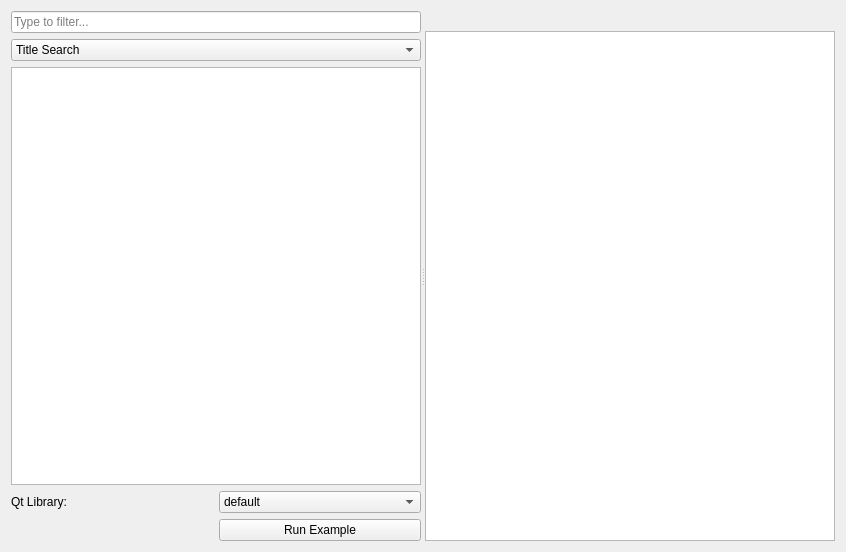
<?xml version="1.0" encoding="UTF-8"?>
<ui version="4.0">
 <class>Form</class>
 <widget class="QWidget" name="Form">
  <property name="geometry">
   <rect>
    <x>0</x>
    <y>0</y>
    <width>846</width>
    <height>552</height>
   </rect>
  </property>
  <property name="windowTitle">
   <string>PyQtGraph</string>
  </property>
  <layout class="QGridLayout" name="gridLayout_2">
   <item row="1" column="0">
    <widget class="QSplitter" name="splitter">
     <property name="orientation">
      <enum>Qt::Horizontal</enum>
     </property>
     <widget class="QWidget" name="layoutWidget">
      <layout class="QGridLayout" name="gridLayout">
       <item row="4" column="1">
        <widget class="QComboBox" name="qtLibCombo">
         <item>
          <property name="text">
           <string>default</string>
          </property>
         </item>
         <item>
          <property name="text">
           <string>PyQt5</string>
          </property>
         </item>
         <item>
          <property name="text">
           <string>PySide2</string>
          </property>
         </item>
         <item>
          <property name="text">
           <string>PySide6</string>
          </property>
         </item>
         <item>
          <property name="text">
           <string>PyQt6</string>
          </property>
         </item>
        </widget>
       </item>
       <item row="6" column="1">
        <widget class="QPushButton" name="loadBtn">
         <property name="text">
          <string>Run Example</string>
         </property>
        </widget>
       </item>
       <item row="3" column="0" colspan="2">
        <widget class="QTreeWidget" name="exampleTree">
         <attribute name="headerVisible">
          <bool>false</bool>
         </attribute>
         <column>
          <property name="text">
           <string notr="true">1</string>
          </property>
         </column>
        </widget>
       </item>
       <item row="4" column="0">
        <widget class="QLabel" name="label">
         <property name="text">
          <string>Qt Library:</string>
         </property>
        </widget>
       </item>
       <item row="0" column="0" colspan="2">
        <widget class="QLineEdit" name="exampleFilter">
         <property name="placeholderText">
          <string>Type to filter...</string>
         </property>
        </widget>
       </item>
       <item row="1" column="0" colspan="2">
        <widget class="QComboBox" name="searchFiles">
         <item>
          <property name="text">
           <string>Title Search</string>
          </property>
         </item>
         <item>
          <property name="text">
           <string>Content Search</string>
          </property>
         </item>
        </widget>
       </item>
      </layout>
     </widget>
     <widget class="QWidget" name="layoutWidget">
      <layout class="QVBoxLayout" name="verticalLayout">
       <item>
        <widget class="QLabel" name="loadedFileLabel">
         <property name="font">
          <font>
           <bold>true</bold>
          </font>
         </property>
         <property name="text">
          <string/>
         </property>
         <property name="alignment">
          <set>Qt::AlignCenter</set>
         </property>
        </widget>
       </item>
       <item>
        <widget class="QPlainTextEdit" name="codeView">
         <property name="font">
          <font>
           <family>Courier New</family>
          </font>
         </property>
        </widget>
       </item>
      </layout>
     </widget>
    </widget>
   </item>
  </layout>
 </widget>
 <resources/>
 <connections/>
</ui>
